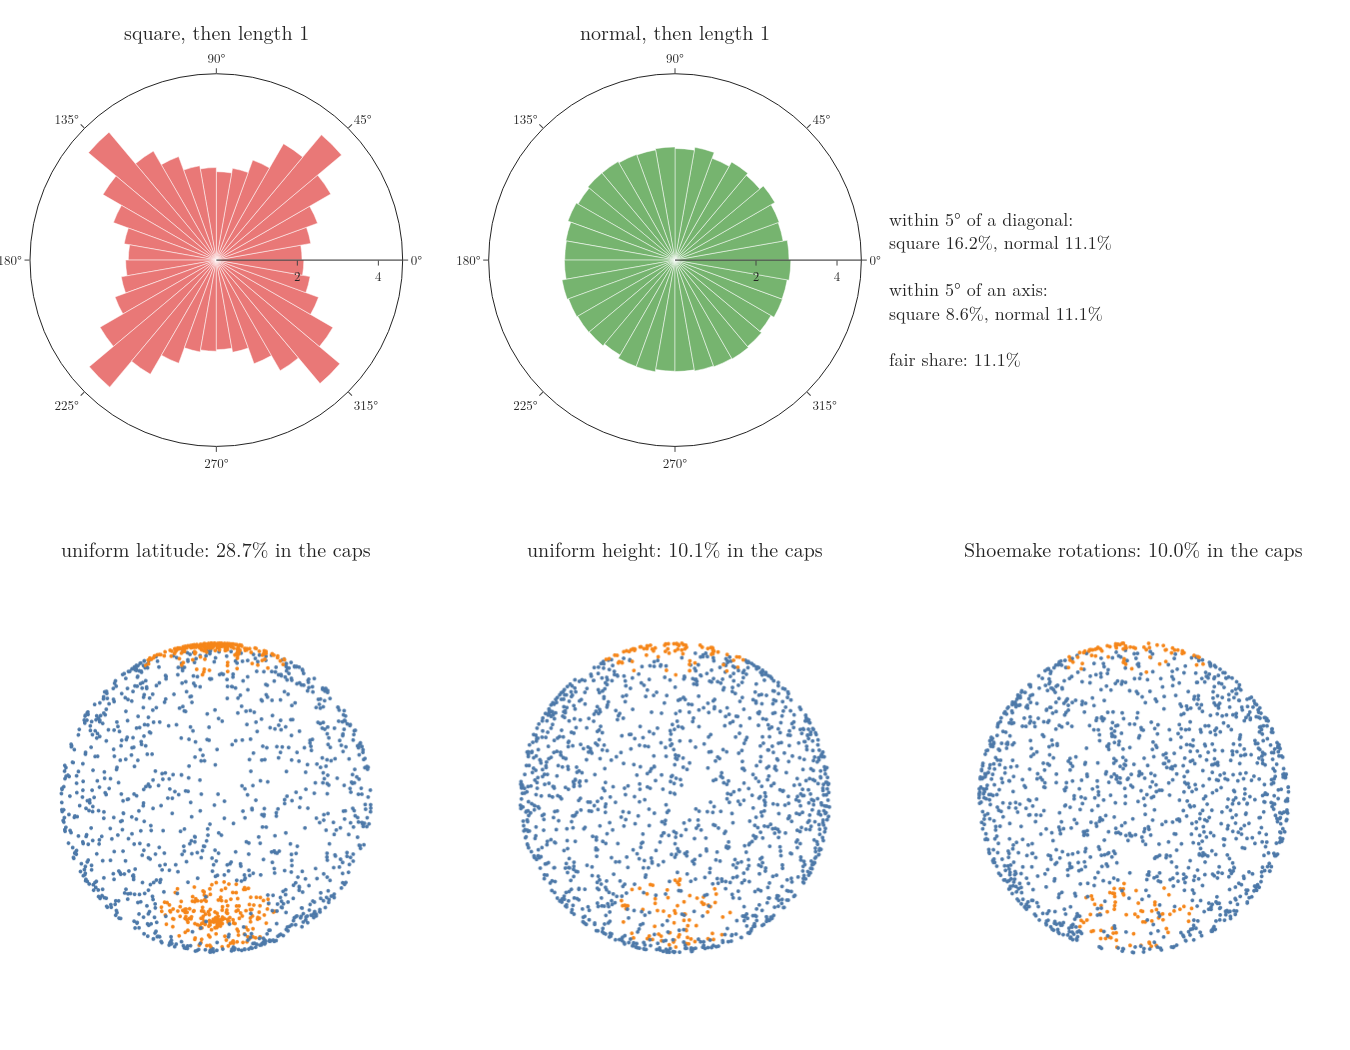

Source code (Python):
"""Figure: random directions. Top: 100,000 directions in the plane, as a rose of 10-degree bins. Left, a point drawn
evenly in the square [-1, 1] x [-1, 1] and scaled to length 1: directions near the diagonals come up 16.2 percent of
the time within 5 degrees, near the axes 8.6 percent, against a fair 11.1 percent. Right, a point from a normal
distribution in each coordinate: every direction equally often. Bottom: 1,500 points on the sphere from three
samplers. Uniform latitude angle: 28.7 percent fall in the two caps above |z| = 0.9 that hold 10 percent of the
surface. Uniform height (the bread slicer): 10.1 percent. The up arrow turned by Shoemake's random rotations: 10.0
percent. Run -> directions.png"""
from pathlib import Path

import numpy as np
import plotly.graph_objects as go
from plotly.subplots import make_subplots

import collide as k
from gifkit import BLUE, FONT, GREEN, ORANGE, RED

here = Path(__file__).parent
S = k.sample_directions()
diag, axis = [45, 135, 225, 315], [0, 90, 180, 270]
sh = {n: round(k.near_share(S[n], c), 3) for n in ("square", "normal2") for c in (diag, axis) for _ in [0]}
assert round(k.near_share(S["square"], diag), 3) == 0.162 and round(k.near_share(S["square"], axis), 3) == 0.086
cap = {n: round(float(np.mean(np.abs(S[n][:, 2]) > 0.9)), 3) for n in ("latitude", "height", "rotated")}
assert cap == {"latitude": 0.287, "height": 0.101, "rotated": 0.100}
fig = make_subplots(rows=2, cols=3, specs=[[{"type": "polar"}, {"type": "polar"}, None],
                                           [{"type": "scene"}, {"type": "scene"}, {"type": "scene"}]],
                    row_heights=[0.45, 0.55], vertical_spacing=0.12,
                    subplot_titles=["square, then length 1", "normal, then length 1",
                                    f"uniform latitude: {cap['latitude'] * 100:.1f}% in the caps",
                                    f"uniform height: {cap['height'] * 100:.1f}% in the caps",
                                    f"Shoemake rotations: {cap['rotated'] * 100:.1f}% in the caps"])
for col, name, colr in [(1, "square", RED), (2, "normal2", GREEN)]:
    h, _ = np.histogram(S[name], bins=36, range=(0, 360))
    fig.add_trace(go.Barpolar(r=h / len(S[name]) * 100, theta=np.arange(5, 360, 10), width=[10] * 36,
                              marker_color=colr, opacity=0.8), row=1, col=col)
for col, name, colr in [(1, "latitude", RED), (2, "height", GREEN), (3, "rotated", GREEN)]:
    p = S[name][:1500]
    incap = np.abs(p[:, 2]) > 0.9
    fig.add_trace(go.Scatter3d(x=p[:, 0], y=p[:, 1], z=p[:, 2], mode="markers",
                               marker=dict(size=2.2, color=np.where(incap, ORANGE, BLUE))), row=2, col=col)
pol = dict(radialaxis=dict(range=[0, 4.6], tickvals=[2, 4], ticksuffix="%", tickfont=dict(size=13)),
           angularaxis=dict(tickfont=dict(size=13), dtick=45))
cam = dict(eye=dict(x=1.15, y=1.15, z=0.7))
sc = dict(xaxis=dict(visible=False), yaxis=dict(visible=False), zaxis=dict(visible=False), aspectmode="cube",
          camera=cam)
fig.update_layout(polar=pol, polar2=pol, scene=sc, scene2=sc, scene3=sc, template="simple_white", font=FONT,
                  width=1350, height=1050, showlegend=False, margin=dict(l=30, r=30, t=70, b=20))
fig.add_annotation(x=0.84, y=0.86, xref="paper", yref="paper", align="left", showarrow=False, font=dict(size=18),
                   text=("within 5° of a diagonal:<br>square 16.2%, normal 11.1%<br><br>within 5° of an axis:<br>"
                         "square 8.6%, normal 11.1%<br><br>fair share: 11.1%"))
for a in fig.layout.annotations:
    if a.text and ("length 1" in a.text or "caps" in a.text):
        a.font.size = 20
        a.yshift = 22 if "length 1" in a.text else 0
fig.write_image(here / "directions.png")
